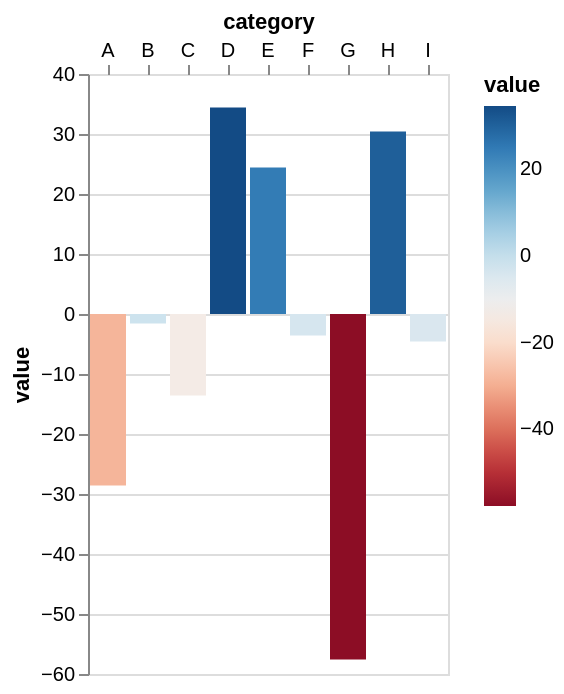

This figure's Vega-Lite source:
### Vega-Lite specification from a JSON file in a GitHub repository (floating-point values rounded to 4 significant figures)
{"$schema": "https://vega.github.io/schema/vega-lite/v5.json", "data": {"values": [{"category": "A", "value": -28.6}, {"category": "B", "value": -1.6}, {"category": "C", "value": -13.6}, {"category": "D", "value": 34.4}, {"category": "E", "value": 24.4}, {"category": "F", "value": -3.6}, {"category": "G", "value": -57.6}, {"category": "H", "value": 30.4}, {"category": "I", "value": -4.6}]}, "encoding": {"color": {"field": "value", "scale": {"scheme": "redblue"}, "type": "quantitative"}, "x": {"axis": {"domain": false, "labelAngle": 0, "orient": "top"}, "field": "category", "type": "ordinal"}, "y": {"field": "value", "type": "quantitative"}}, "mark": "bar"}
